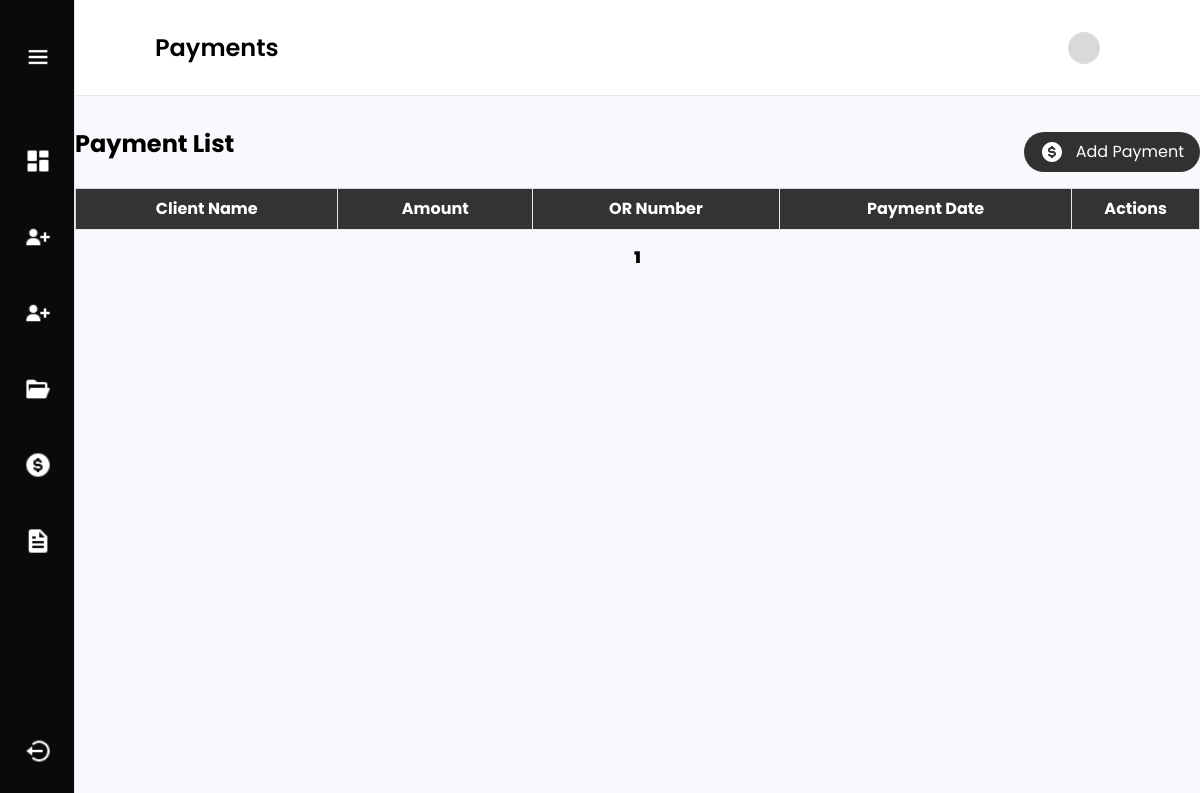
Page /adminUser/paymentList/ on the earlier database version.
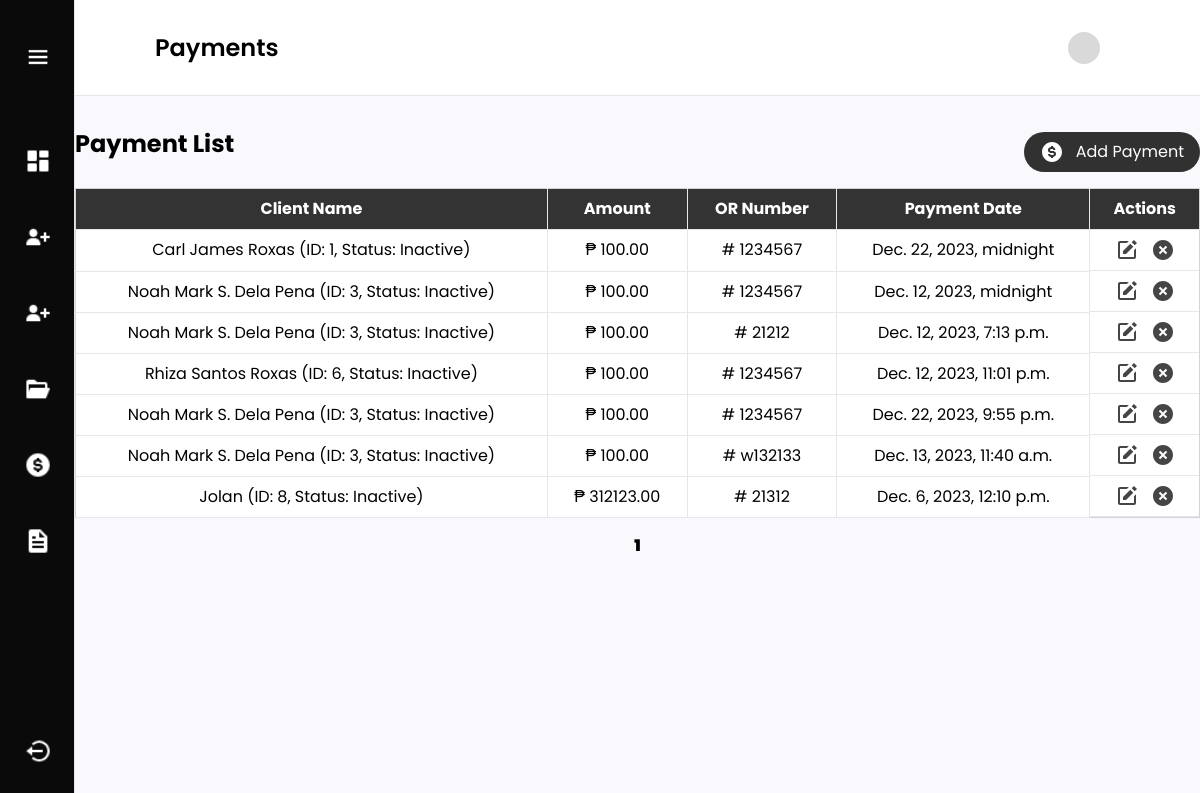
Same page on the later database version.
### loanmanagement/models.py (models this page shows, shortened)
class Payment(models.Model):
    loan_id = models.ForeignKey(Loan, on_delete=models.CASCADE)
    amount = models.DecimalField(max_digits=10, decimal_places=2)
    payment_date = models.DateTimeField(null=True)
    or_number = models.CharField(max_length=50)

class Loan(models.Model):
    client_id = models.ForeignKey(Person, on_delete=models.CASCADE)
    loan_date = models.DateField()
    duration_period = models.DateField()
    interest_rate = models.DecimalField(max_digits=10, decimal_places=2)
    loan_amount = models.DecimalField(max_digits=100, decimal_places=2)
    loan_maturity = models.DateField()
    guarantor = models.CharField(max_length=250)
    processing_fee = models.DecimalField(max_digits=10, decimal_places=2)
    loan_balance = models.DecimalField(max_digits=10, decimal_places=2, null=True)
    net = models.DecimalField(max_digits=10, decimal_places=2)
    checking_no = models.CharField(max_length=250, null=False, blank=False)
    has_active_loan = models.BooleanField(default=True)
    def __str__(self):
        status = "Active" if self.has_active_loan else "Inactive"
        return f"{self.client_id.name} (ID: {self.id}, Status: {status})"

class Person(models.Model):
    name = models.CharField(max_length=250, null=False, blank=False)
    address = models.CharField(max_length=250, null=False, blank=False)
    picture = models.ImageField(upload_to='images/', null=True, blank=True)
    document = models.FileField(upload_to='documents/', null=True, blank=True)
    created_at = models.DateTimeField(auto_now_add=True)

### loanmanagement/views.py (the view)
# urls.py: path('paymentList/', views.paymentList, name='paymentList'),
def paymentList(request):
    payments = Payment.objects.all()
    paginated = Paginator(payments, 15)
    page_number = request.GET.get('page')
    page = paginated.get_page(page_number)
    form = PaymentForm(request.POST)
    return render(request, 'payments.html', {'payments': page, 'form': form, 'paginator': paginated})

### loanmanagement/templates/payments.html (shortened to what this page needs)
{% extends 'layout.html' %}
{% block content %}
{% load widget_tweaks %}
 <div>
    <div class="flex justify-between bg-white h-24 items-center px-6 md:px-20 py-auto border-b">
        <h2 class="text-xl md:text-2xl font-semibold">Payments</h2>
        <div class="flex gap-2 md:gap-5 justify-center items-center">
            {% load static %}
            <img src="{% static 'images/svg/skeleton.svg' %}" class="w-6 h-6 md:w-8 h-8">
        </div>
    </div>
    <div class="mx-3 md:mx-auto max-w-[1240px] mt-8">
        <div class="flex justify-between items-center mb-3">
            <h1 class="md:text-2xl text-xl font-bold mb-4">Payment List</h1>
            <button type="submit" id="openModalBtn" class=" text-[12px] md:text-[16px] flex items-center justify-center gap-3 bg-black/80 text-white py-1 md:py-2 px-4 rounded-[50px]">
                <img/>Add Payment
            </button>
        </div>
        <table class="min-w-full bg-white border border-gray-300">
            <thead>
                <tr class="bg-black/80 text-white">
                    <th class="py-2 px-4 border-b border-r">Client Name</th>
                    <th class="py-2 px-4 border-b border-r">Amount</th>
                    <th class="py-2 px-4 border-b border-r">OR Number</th>
                    <th class="py-2 px-4 border-b border-r">Payment Date</th>
                    <th class="py-2  border-b">Actions</th>
                </tr>
            </thead>
            <tbody>
                {% for payment in payments %}
                    <tr class="text-center">
                        <td class="py-2 px-4 border-b border-r">{{ payment.loan_id }}</td>
                        <td class="py-2 px-4 border-b border-r">₱ {{ payment.amount }}</td>
                        <td class="py-2 px-4 border-b border-r"># {{ payment.or_number }}</td>
                        <td class="py-2 px-4 border-b border-r">{{ payment.payment_date }}</td>
                         <td class="flex justify-center items-center gap-3 py-2 px-4 border-b">
                            <img data-id="{{ payment.id }}" id="edit" class="cursor-pointer" onclick="edit(this)"/>
                            <img data-id="{{ payment.id }}" class="cursor-pointer" onclick="deleteBtn(this)" alt="delete"/>
                        </td>
                    </tr>
                {% endfor %}
            </tbody>
        </table>
         <div class="flex justify-center mt-4">
        <ul class="pagination flex justify-center items-center gap-5">
            {% for num in payments.paginator.page_range %}
                {% if payments.number == num %}
                    <li class="active font-black"><span>{{ num }} <span class="sr-only">(current)</span></span></li>
                {% else %}
                    <li><a href="?page={{ num }}">{{ num }}</a></li>
                {% endif %}
            {% endfor %}
        </ul>
    </div>
    </div>
</div>
{% endblock %}

Differences in the rows shown:
added Payment: loan_id "Carl James Roxas (ID: 1, Status: Inactive)", amount "100.00", or_number "1234567", payment_date "Dec. 22, 2023, midnight"
added Payment: loan_id "Noah Mark S. Dela Pena (ID: 3, Status: Inactive)", amount "100.00", or_number "1234567", payment_date "Dec. 12, 2023, midnight"
added Payment: loan_id "Noah Mark S. Dela Pena (ID: 3, Status: Inactive)", amount "100.00", or_number "21212", payment_date "Dec. 12, 2023, 7:13 p.m."
added Payment: loan_id "Rhiza Santos Roxas (ID: 6, Status: Inactive)", amount "100.00", or_number "1234567", payment_date "Dec. 12, 2023, 11:01 p.m."
added Payment: loan_id "Noah Mark S. Dela Pena (ID: 3, Status: Inactive)", amount "100.00", or_number "1234567", payment_date "Dec. 22, 2023, 9:55 p.m."
added Payment: loan_id "Noah Mark S. Dela Pena (ID: 3, Status: Inactive)", amount "100.00", or_number "w132133", payment_date "Dec. 13, 2023, 11:40 a.m."
added Payment: loan_id "Jolan (ID: 8, Status: Inactive)", amount "312123.00", or_number "21312", payment_date "Dec. 6, 2023, 12:10 p.m."
